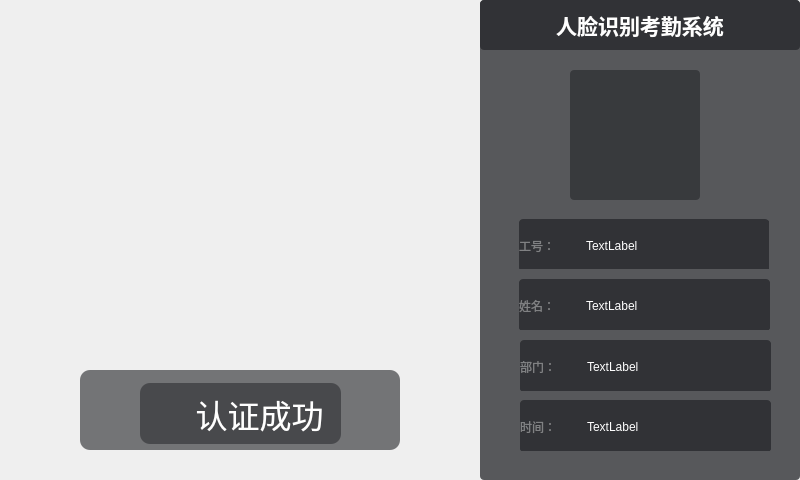
<?xml version="1.0" encoding="UTF-8"?>
<ui version="4.0">
 <class>FaceAttendance</class>
 <widget class="QMainWindow" name="FaceAttendance">
  <property name="geometry">
   <rect>
    <x>0</x>
    <y>0</y>
    <width>800</width>
    <height>480</height>
   </rect>
  </property>
  <property name="font">
   <font>
    <pointsize>12</pointsize>
   </font>
  </property>
  <property name="windowTitle">
   <string>FaceAttendance</string>
  </property>
  <property name="styleSheet">
   <string notr="true"/>
  </property>
  <widget class="QWidget" name="centralwidget">
   <widget class="QWidget" name="videoWidget" native="true">
    <property name="geometry">
     <rect>
      <x>0</x>
      <y>0</y>
      <width>480</width>
      <height>480</height>
     </rect>
    </property>
    <property name="styleSheet">
     <string notr="true">
</string>
    </property>
    <widget class="QWidget" name="widgetLb" native="true">
     <property name="geometry">
      <rect>
       <x>80</x>
       <y>370</y>
       <width>320</width>
       <height>80</height>
      </rect>
     </property>
     <property name="styleSheet">
      <string notr="true">background-color: #a6313236;
border-radius: 10px
</string>
     </property>
     <widget class="QWidget" name="">
      <property name="geometry">
       <rect>
        <x>60</x>
        <y>13</y>
        <width>201</width>
        <height>61</height>
       </rect>
      </property>
      <layout class="QHBoxLayout" name="horizontalLayout_2" stretch="2,5">
       <property name="spacing">
        <number>7</number>
       </property>
       <item>
        <widget class="QLabel" name="checkLb">
         <property name="sizePolicy">
          <sizepolicy hsizetype="Preferred" vsizetype="Preferred">
           <horstretch>0</horstretch>
           <verstretch>0</verstretch>
          </sizepolicy>
         </property>
         <property name="maximumSize">
          <size>
           <width>31</width>
           <height>21</height>
          </size>
         </property>
         <property name="styleSheet">
          <string notr="true">border-image: url(:/icons/yes.png);
background-color: #00313236;
</string>
         </property>
         <property name="text">
          <string/>
         </property>
        </widget>
       </item>
       <item>
        <widget class="QLabel" name="textLb">
         <property name="sizePolicy">
          <sizepolicy hsizetype="Expanding" vsizetype="Expanding">
           <horstretch>0</horstretch>
           <verstretch>0</verstretch>
          </sizepolicy>
         </property>
         <property name="font">
          <font>
           <family>Ubuntu</family>
           <pointsize>24</pointsize>
           <weight>9</weight>
           <italic>false</italic>
           <bold>false</bold>
          </font>
         </property>
         <property name="styleSheet">
          <string notr="true">color: rgb(255, 255, 255);
font: 75 24pt &quot;Ubuntu&quot;;
background-color: #00313236;</string>
         </property>
         <property name="text">
          <string>认证成功</string>
         </property>
         <property name="alignment">
          <set>Qt::AlignCenter</set>
         </property>
        </widget>
       </item>
      </layout>
     </widget>
    </widget>
    <widget class="QLabel" name="headpicLb">
     <property name="geometry">
      <rect>
       <x>100</x>
       <y>50</y>
       <width>266</width>
       <height>266</height>
      </rect>
     </property>
     <property name="styleSheet">
      <string notr="true">border-image: url(:/icons/crc.png);</string>
     </property>
     <property name="text">
      <string/>
     </property>
    </widget>
    <widget class="QLabel" name="videoLb">
     <property name="geometry">
      <rect>
       <x>0</x>
       <y>0</y>
       <width>480</width>
       <height>480</height>
      </rect>
     </property>
     <property name="sizePolicy">
      <sizepolicy hsizetype="Expanding" vsizetype="Expanding">
       <horstretch>0</horstretch>
       <verstretch>0</verstretch>
      </sizepolicy>
     </property>
     <property name="layoutDirection">
      <enum>Qt::LeftToRight</enum>
     </property>
     <property name="styleSheet">
      <string notr="true">background-color: #003e4236;</string>
     </property>
     <property name="text">
      <string/>
     </property>
    </widget>
    <zorder>widgetLb</zorder>
    <zorder>videoLb</zorder>
    <zorder>headpicLb</zorder>
   </widget>
   <widget class="QWidget" name="widget" native="true">
    <property name="geometry">
     <rect>
      <x>480</x>
      <y>0</y>
      <width>320</width>
      <height>480</height>
     </rect>
    </property>
    <property name="styleSheet">
     <string notr="true">background-color: #cc313236;
border: #ff313236;
border-radius: 4px</string>
    </property>
    <widget class="QLabel" name="titleLb">
     <property name="geometry">
      <rect>
       <x>0</x>
       <y>0</y>
       <width>320</width>
       <height>50</height>
      </rect>
     </property>
     <property name="font">
      <font>
       <pointsize>16</pointsize>
       <weight>75</weight>
       <bold>true</bold>
      </font>
     </property>
     <property name="layoutDirection">
      <enum>Qt::LeftToRight</enum>
     </property>
     <property name="styleSheet">
      <string notr="true">color: #fefefe;
background-color: #ff313236;</string>
     </property>
     <property name="text">
      <string>人脸识别考勤系统</string>
     </property>
     <property name="alignment">
      <set>Qt::AlignCenter</set>
     </property>
    </widget>
    <widget class="QLabel" name="headLb">
     <property name="geometry">
      <rect>
       <x>90</x>
       <y>70</y>
       <width>130</width>
       <height>130</height>
      </rect>
     </property>
     <property name="styleSheet">
      <string notr="true">
</string>
     </property>
     <property name="text">
      <string/>
     </property>
    </widget>
    <widget class="QFrame" name="frame">
     <property name="geometry">
      <rect>
       <x>39</x>
       <y>219</y>
       <width>250</width>
       <height>50</height>
      </rect>
     </property>
     <property name="styleSheet">
      <string notr="true">background-color: #ff313236;</string>
     </property>
     <property name="frameShape">
      <enum>QFrame::StyledPanel</enum>
     </property>
     <property name="frameShadow">
      <enum>QFrame::Raised</enum>
     </property>
     <widget class="QWidget" name="">
      <property name="geometry">
       <rect>
        <x>0</x>
        <y>1</y>
        <width>251</width>
        <height>51</height>
       </rect>
      </property>
      <layout class="QHBoxLayout" name="horizontalLayout_3" stretch="1,3">
       <item>
        <widget class="QLabel" name="label_2">
         <property name="sizePolicy">
          <sizepolicy hsizetype="Expanding" vsizetype="Expanding">
           <horstretch>0</horstretch>
           <verstretch>0</verstretch>
          </sizepolicy>
         </property>
         <property name="styleSheet">
          <string notr="true">color: #ff808183;</string>
         </property>
         <property name="text">
          <string>工号：</string>
         </property>
        </widget>
       </item>
       <item>
        <widget class="QLabel" name="employeeIdLb">
         <property name="sizePolicy">
          <sizepolicy hsizetype="Expanding" vsizetype="Expanding">
           <horstretch>0</horstretch>
           <verstretch>0</verstretch>
          </sizepolicy>
         </property>
         <property name="styleSheet">
          <string notr="true">color: #ffffff;</string>
         </property>
         <property name="text">
          <string>TextLabel</string>
         </property>
         <property name="alignment">
          <set>Qt::AlignLeading|Qt::AlignLeft|Qt::AlignVCenter</set>
         </property>
        </widget>
       </item>
      </layout>
     </widget>
    </widget>
    <widget class="QFrame" name="frame_2">
     <property name="geometry">
      <rect>
       <x>39</x>
       <y>279</y>
       <width>251</width>
       <height>51</height>
      </rect>
     </property>
     <property name="styleSheet">
      <string notr="true">background-color: #ff313236;</string>
     </property>
     <property name="frameShape">
      <enum>QFrame::StyledPanel</enum>
     </property>
     <property name="frameShadow">
      <enum>QFrame::Raised</enum>
     </property>
     <widget class="QWidget" name="layoutWidget">
      <property name="geometry">
       <rect>
        <x>0</x>
        <y>1</y>
        <width>251</width>
        <height>51</height>
       </rect>
      </property>
      <layout class="QHBoxLayout" name="horizontalLayout_4" stretch="1,3">
       <item>
        <widget class="QLabel" name="label_4">
         <property name="sizePolicy">
          <sizepolicy hsizetype="Expanding" vsizetype="Expanding">
           <horstretch>0</horstretch>
           <verstretch>0</verstretch>
          </sizepolicy>
         </property>
         <property name="styleSheet">
          <string notr="true">color: #ff808183;</string>
         </property>
         <property name="text">
          <string>姓名：</string>
         </property>
        </widget>
       </item>
       <item>
        <widget class="QLabel" name="nameLb">
         <property name="sizePolicy">
          <sizepolicy hsizetype="Expanding" vsizetype="Expanding">
           <horstretch>0</horstretch>
           <verstretch>0</verstretch>
          </sizepolicy>
         </property>
         <property name="styleSheet">
          <string notr="true">color: #ffffff;</string>
         </property>
         <property name="text">
          <string>TextLabel</string>
         </property>
         <property name="alignment">
          <set>Qt::AlignLeading|Qt::AlignLeft|Qt::AlignVCenter</set>
         </property>
        </widget>
       </item>
      </layout>
     </widget>
    </widget>
    <widget class="QFrame" name="frame_3">
     <property name="geometry">
      <rect>
       <x>40</x>
       <y>340</y>
       <width>251</width>
       <height>51</height>
      </rect>
     </property>
     <property name="styleSheet">
      <string notr="true">background-color: #ff313236;</string>
     </property>
     <property name="frameShape">
      <enum>QFrame::StyledPanel</enum>
     </property>
     <property name="frameShadow">
      <enum>QFrame::Raised</enum>
     </property>
     <widget class="QWidget" name="layoutWidget_2">
      <property name="geometry">
       <rect>
        <x>0</x>
        <y>1</y>
        <width>251</width>
        <height>51</height>
       </rect>
      </property>
      <layout class="QHBoxLayout" name="horizontalLayout_5" stretch="1,3">
       <item>
        <widget class="QLabel" name="label_6">
         <property name="sizePolicy">
          <sizepolicy hsizetype="Expanding" vsizetype="Expanding">
           <horstretch>0</horstretch>
           <verstretch>0</verstretch>
          </sizepolicy>
         </property>
         <property name="styleSheet">
          <string notr="true">color: #ff808183;</string>
         </property>
         <property name="text">
          <string>部门：</string>
         </property>
        </widget>
       </item>
       <item>
        <widget class="QLabel" name="departmentLb">
         <property name="sizePolicy">
          <sizepolicy hsizetype="Expanding" vsizetype="Expanding">
           <horstretch>0</horstretch>
           <verstretch>0</verstretch>
          </sizepolicy>
         </property>
         <property name="styleSheet">
          <string notr="true">color: #ffffff;</string>
         </property>
         <property name="text">
          <string>TextLabel</string>
         </property>
         <property name="alignment">
          <set>Qt::AlignLeading|Qt::AlignLeft|Qt::AlignVCenter</set>
         </property>
        </widget>
       </item>
      </layout>
     </widget>
    </widget>
    <widget class="QFrame" name="frame_4">
     <property name="geometry">
      <rect>
       <x>40</x>
       <y>400</y>
       <width>251</width>
       <height>51</height>
      </rect>
     </property>
     <property name="styleSheet">
      <string notr="true">background-color: #ff313236;</string>
     </property>
     <property name="frameShape">
      <enum>QFrame::StyledPanel</enum>
     </property>
     <property name="frameShadow">
      <enum>QFrame::Raised</enum>
     </property>
     <widget class="QWidget" name="layoutWidget_3">
      <property name="geometry">
       <rect>
        <x>0</x>
        <y>1</y>
        <width>251</width>
        <height>51</height>
       </rect>
      </property>
      <layout class="QHBoxLayout" name="horizontalLayout_6" stretch="1,3">
       <item>
        <widget class="QLabel" name="label_8">
         <property name="sizePolicy">
          <sizepolicy hsizetype="Expanding" vsizetype="Expanding">
           <horstretch>0</horstretch>
           <verstretch>0</verstretch>
          </sizepolicy>
         </property>
         <property name="styleSheet">
          <string notr="true">color: #ff808183;</string>
         </property>
         <property name="text">
          <string>时间：</string>
         </property>
        </widget>
       </item>
       <item>
        <widget class="QLabel" name="timeLb">
         <property name="sizePolicy">
          <sizepolicy hsizetype="Expanding" vsizetype="Expanding">
           <horstretch>0</horstretch>
           <verstretch>0</verstretch>
          </sizepolicy>
         </property>
         <property name="styleSheet">
          <string notr="true">color: #ffffff;</string>
         </property>
         <property name="text">
          <string>TextLabel</string>
         </property>
         <property name="alignment">
          <set>Qt::AlignLeading|Qt::AlignLeft|Qt::AlignVCenter</set>
         </property>
        </widget>
       </item>
      </layout>
     </widget>
    </widget>
   </widget>
  </widget>
 </widget>
 <resources/>
 <connections/>
</ui>
